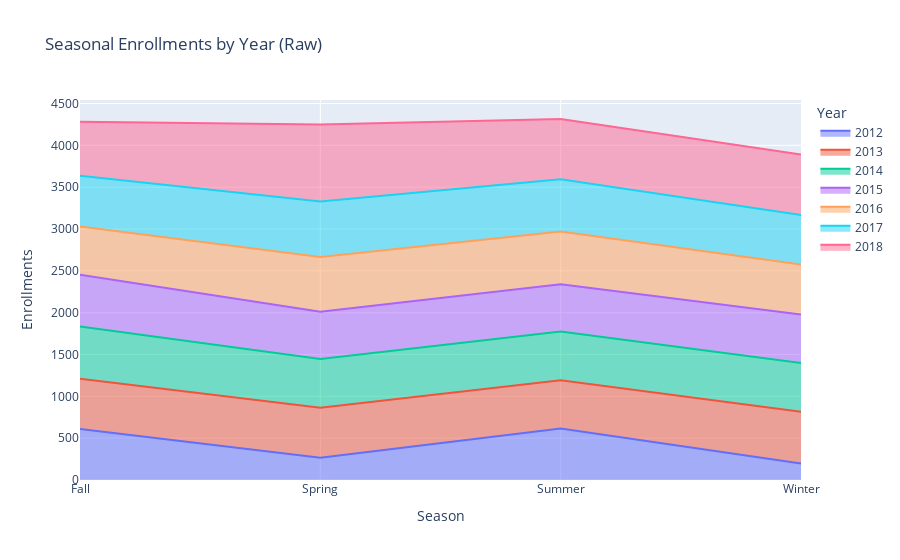

Source (notebook cell):
### Code cell
plot_seasonal_enrollments_area_chart(enrollments)

### Figure 1 — Plotly figure (JSON) as saved in the notebook; plotly's stock layout.template omitted (floating-point values rounded to 4 significant figures)
{"data": [{"fillpattern": {"shape": ""}, "hovertemplate": "Year=2012<br>Season=%{x}<br>Enrollments=%{y}<extra></extra>", "legendgroup": "2012", "line": {"color": "#636efa"}, "marker": {"symbol": "circle"}, "mode": "lines", "name": "2012", "orientation": "v", "showlegend": true, "stackgroup": "1", "type": "scatter", "x": ["Fall", "Spring", "Summer", "Winter"], "xaxis": "x", "y": [609, 265, 614, 198], "yaxis": "y"}, {"fillpattern": {"shape": ""}, "hovertemplate": "Year=2013<br>Season=%{x}<br>Enrollments=%{y}<extra></extra>", "legendgroup": "2013", "line": {"color": "#EF553B"}, "marker": {"symbol": "circle"}, "mode": "lines", "name": "2013", "orientation": "v", "showlegend": true, "stackgroup": "1", "type": "scatter", "x": ["Fall", "Spring", "Summer", "Winter"], "xaxis": "x", "y": [600, 600, 578, 619], "yaxis": "y"}, {"fillpattern": {"shape": ""}, "hovertemplate": "Year=2014<br>Season=%{x}<br>Enrollments=%{y}<extra></extra>", "legendgroup": "2014", "line": {"color": "#00cc96"}, "marker": {"symbol": "circle"}, "mode": "lines", "name": "2014", "orientation": "v", "showlegend": true, "stackgroup": "1", "type": "scatter", "x": ["Fall", "Spring", "Summer", "Winter"], "xaxis": "x", "y": [627, 580, 583, 580], "yaxis": "y"}, {"fillpattern": {"shape": ""}, "hovertemplate": "Year=2015<br>Season=%{x}<br>Enrollments=%{y}<extra></extra>", "legendgroup": "2015", "line": {"color": "#ab63fa"}, "marker": {"symbol": "circle"}, "mode": "lines", "name": "2015", "orientation": "v", "showlegend": true, "stackgroup": "1", "type": "scatter", "x": ["Fall", "Spring", "Summer", "Winter"], "xaxis": "x", "y": [616, 567, 566, 582], "yaxis": "y"}, {"fillpattern": {"shape": ""}, "hovertemplate": "Year=2016<br>Season=%{x}<br>Enrollments=%{y}<extra></extra>", "legendgroup": "2016", "line": {"color": "#FFA15A"}, "marker": {"symbol": "circle"}, "mode": "lines", "name": "2016", "orientation": "v", "showlegend": true, "stackgroup": "1", "type": "scatter", "x": ["Fall", "Spring", "Summer", "Winter"], "xaxis": "x", "y": [578, 653, 628, 597], "yaxis": "y"}, {"fillpattern": {"shape": ""}, "hovertemplate": "Year=2017<br>Season=%{x}<br>Enrollments=%{y}<extra></extra>", "legendgroup": "2017", "line": {"color": "#19d3f3"}, "marker": {"symbol": "circle"}, "mode": "lines", "name": "2017", "orientation": "v", "showlegend": true, "stackgroup": "1", "type": "scatter", "x": ["Fall", "Spring", "Summer", "Winter"], "xaxis": "x", "y": [607, 664, 625, 591], "yaxis": "y"}, {"fillpattern": {"shape": ""}, "hovertemplate": "Year=2018<br>Season=%{x}<br>Enrollments=%{y}<extra></extra>", "legendgroup": "2018", "line": {"color": "#FF6692"}, "marker": {"symbol": "circle"}, "mode": "lines", "name": "2018", "orientation": "v", "showlegend": true, "stackgroup": "1", "type": "scatter", "x": ["Fall", "Spring", "Summer", "Winter"], "xaxis": "x", "y": [644, 920, 721, 725], "yaxis": "y"}], "layout": {"legend": {"title": {"text": "Year"}, "tracegroupgap": 0}, "showlegend": true, "title": {"text": "Seasonal Enrollments by Year (Raw)"}, "xaxis": {"anchor": "y", "domain": [0, 1], "title": {"text": "Season"}}, "yaxis": {"anchor": "x", "domain": [0, 1], "title": {"text": "Enrollments"}}}}
